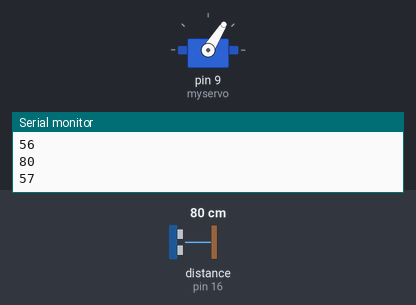
The sketch below on a simulated Arduino Uno, built with avr-gcc and run on an emulated ATmega328P. Shown: servo, the last lines printed to the serial monitor. The inputs (shaded band) are chosen by the test bench; at power-on: distance to the obstacle (sensor on pin 16) 80 cm.

Above: at 1.2 s.
1.3 s: distance to the obstacle (sensor on pin 16) set to 250 cm
At 1.69 s:
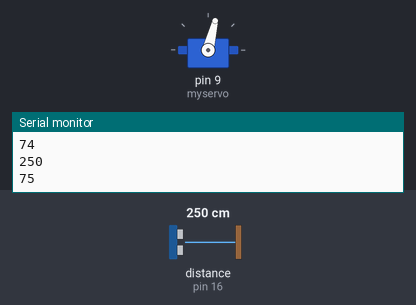
4.3 s: distance to the obstacle (sensor on pin 16) set to 299 cm
At 5.08 s:
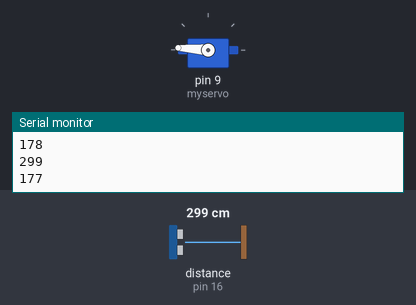
Timing chart, 0 to 13.3 s (numbered marks = the images above; inputs shaded):
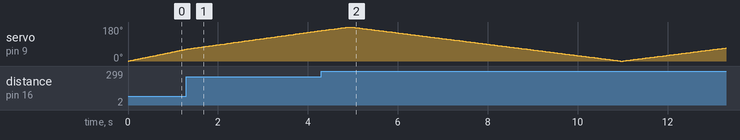

The sketch:

sketch.ino
```cpp
#include "Ultrasonic.h";
#include <Servo.h>;

Ultrasonic ultrasonic(14, 16);
Servo myservo;

int PIN_ADD_VCC = 6;
int pos = 0;  // position of servo

void setup()
{
  pinMode(PIN_ADD_VCC, OUTPUT);  // additional vcc port

  myservo.attach(9);
  Serial.begin(9600);
}

void loop()
{
  digitalWrite(PIN_ADD_VCC, HIGH);

  for(pos = 0; pos <= 180; pos += 1)
  {
    myservo.write(pos);
    Serial.println(ultrasonic.Ranging(CM));
    Serial.println(pos);
    delay(15);
  }
  for(pos = 180; pos >= 0; pos -= 1)
  {
    myservo.write(pos);
    Serial.println(ultrasonic.Ranging(CM));
    Serial.println(pos);
    delay(15);
  }
}
```
